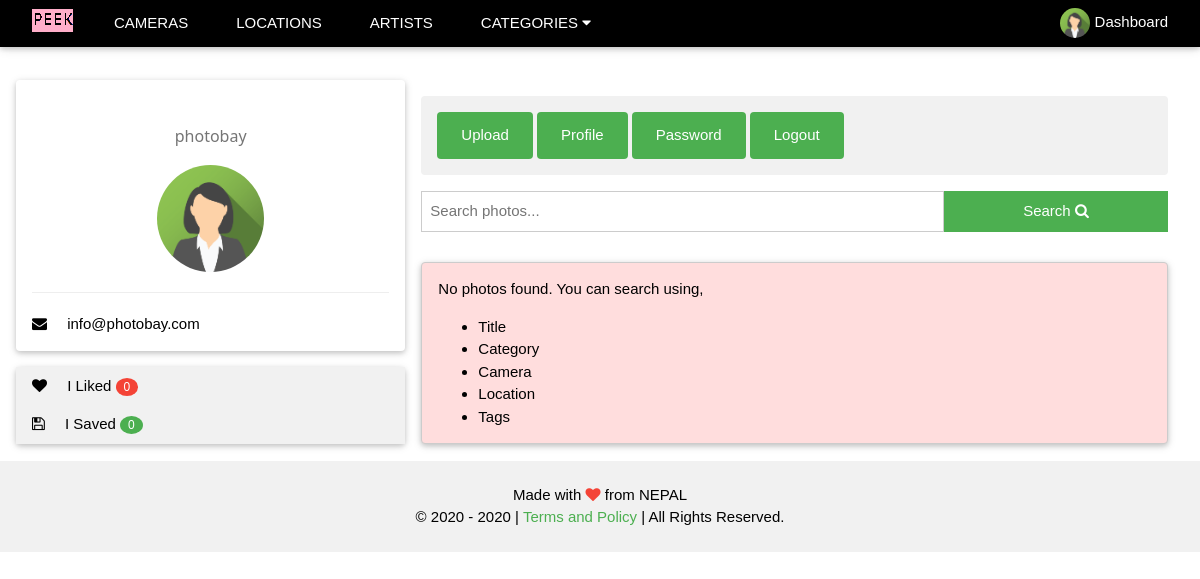
The page /dashboard/ (signed in) on the database as committed earlier.
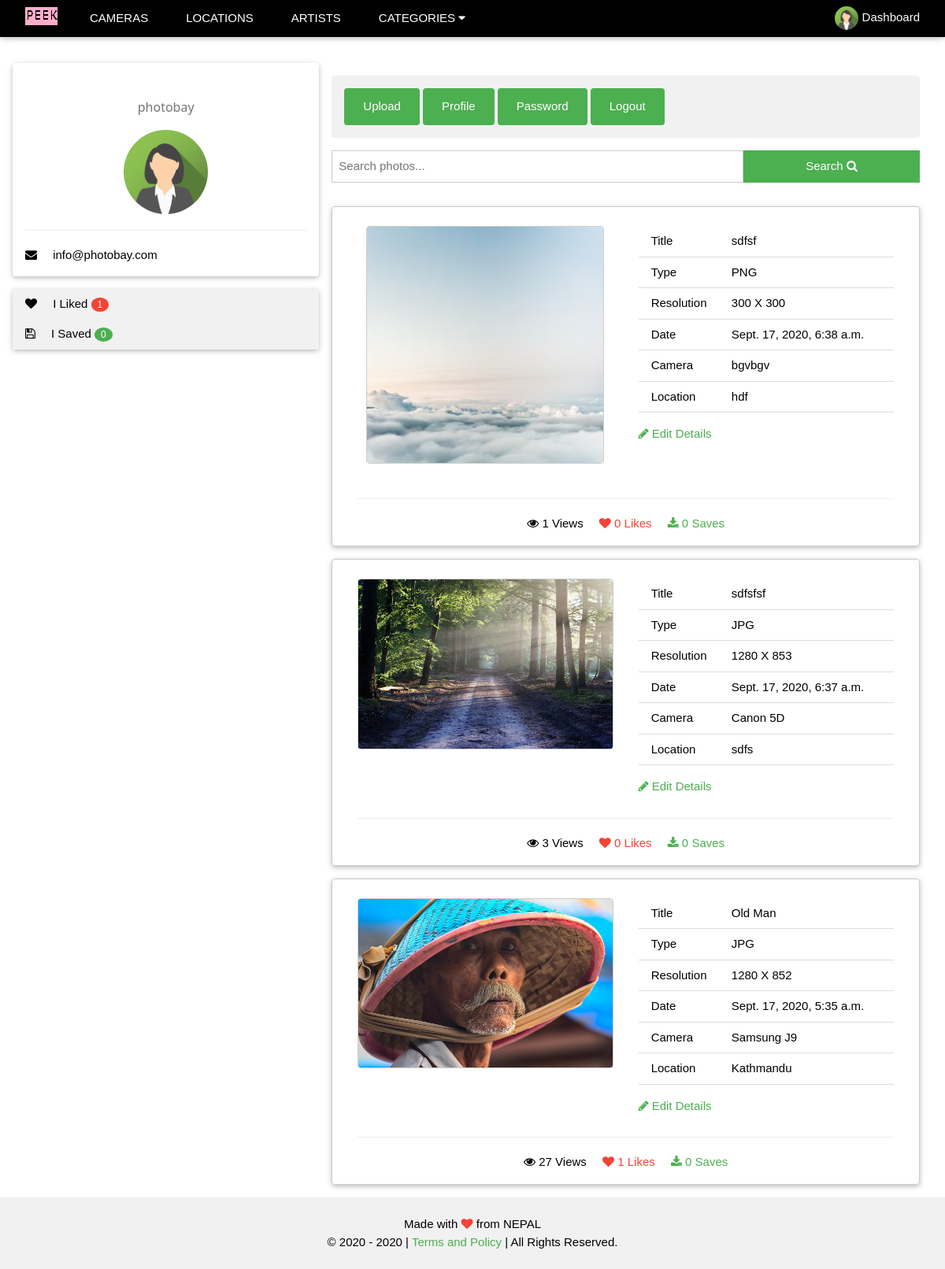
The same page on the database as committed later.
### users/models.py (models this page shows)
class UserProfile(AbstractUser):
    first_name = models.CharField(max_length=254)
    last_name = models.CharField(max_length=254)
    email = models.EmailField(max_length=254, unique=True)
    profile_picture = models.ImageField(blank=True, upload_to=upload_image_path)
    profession = models.CharField(max_length=254, blank=True)
    address = models.CharField(max_length=254, blank=True)
    dob = models.DateField(blank=True, null=True)
    donate = models.CharField(max_length=254, blank=True)
    fb_username = models.CharField(max_length=254, blank=True)
    tw_username = models.CharField(max_length=254, blank=True)
    in_username = models.CharField(max_length=254, blank=True)

### photos/models.py (models this page shows)
class Photo(models.Model):
    title = models.CharField(max_length=254)
    slug = models.SlugField(unique=True)
    category = models.ForeignKey('Category', on_delete=models.CASCADE)
    image = models.ImageField(upload_to=upload_image_path)
    image_type = models.CharField(max_length=10)
    camera = models.ForeignKey('Camera', on_delete=models.CASCADE)
    location = models.ForeignKey('Location', on_delete=models.CASCADE)
    tags = models.TextField()
    description = models.TextField()
    user = models.ForeignKey(User, on_delete=models.CASCADE)
    active = models.BooleanField(default=True)
    views_count = models.IntegerField(default=0)
    modified_on = models.DateTimeField(auto_now=True)
    uploaded_on = models.DateTimeField(auto_now_add=True)
    def __str__(self):
        p_name = self.title[:10]
        p_user = self.user.username
        p_str = f'{p_name} - {p_user}'
        return p_str

class Camera(models.Model):
    camera = models.CharField(max_length=254, unique=True)
    slug = models.SlugField(unique=True)
    image = models.ImageField(upload_to='cameras', null=True, blank=True)
    def __str__(self):
        return self.camera

class Location(models.Model):
    location = models.CharField(max_length=254, unique=True)
    slug = models.SlugField(unique=True)
    image = models.ImageField(upload_to='locations', null=True, blank=True)
    def __str__(self):
        return self.location

### users/views.py (the view)
# urls.py: path('', dashboard_page_view, name='dashboard'),
@login_required() #completed
def dashboard_page_view(request):
    if 'search' in request.GET:
        search_term = request.GET.get('search')
        b_url = '?search=' + search_term + '&'
        photos_list = Photo.objects.filter(active=True).filter(user=request.user).filter(
                Q(title__icontains = search_term) |
                Q(tags__icontains = search_term) |
                Q(category__category__icontains = search_term) |
                Q(camera__camera__icontains = search_term) |
                Q(location__location__icontains = search_term)).order_by('-uploaded_on')
    else:
        b_url = '?'
        photos_list = Photo.objects.filter(active=True).filter(user=request.user).order_by('-uploaded_on')
    if photos_list.count() != 0:
        paginator = Paginator(photos_list, 6)
        if 'page' in request.GET:
            q = request.GET['page']
            if q is not None and q != '' and q != '0':
                page_number = request.GET.get('page')
            else:
                page_number = 1
        else:
            page_number = 1
        data = paginator.get_page(page_number)
        return render(request, 'users/user.html', {'data' : data, 'base_url' : b_url})
    else:
        return render(request, 'users/user.html', {'no_posts_found' : True})

### photos/context_processors.py (called while the page is built)
def category(request):
    cats = Category.objects.all().order_by('category')
    return {'cat_menu' : cats}

### photos/models.py (called while the page is built)
    def __str__(self):
        return self.category

### templates/users/user.html (shortened to what this page needs)
{% extends 'base.html' %} {% load static %}
{% block content %}
<div class="w3-container w3-content" style="max-width:1400px;margin-top:80px">
  {% include 'users/sidebar.html' %}
  <div class="w3-col s12 m12 l8">
    <div class="w3-container w3-round w3-light-grey w3-margin">
      <a href="{% url 'upload' %}" class="w3-button w3-section w3-hover-red w3-mobile w3-round w3-padding-large w3-green">Upload</a>
      <a href="{% url 'edit_profile' %}" class="w3-button w3-section w3-hover-red w3-mobile w3-round w3-padding-large w3-green">Profile</a>
      <a href="{% url 'change_password' %}" class="w3-button w3-section w3-hover-red w3-mobile w3-round w3-padding-large w3-green">Password</a>
      <a href="{% url 'logout' %}" class="w3-button w3-section w3-hover-red w3-mobile w3-round w3-padding-large w3-green">Logout</a>
    </div>
  <div class="w3-container" style="margin-bottom: 30px;">
    <form action="." method="get">
      <input type="search" name="search" class="w3-input w3-left w3-border" placeholder="Search photos..." style="width:70%; outline:none;" required {% if request.GET.search %}value="{{ request.GET.search }}"{% endif %}>
      <button class="w3-button w3-green w3-right w3-hover-red" type="submit" style="width:30%; height:41px; outline:none;">Search <i class="fa fa-search"></i></button>
    </form>
  </div>
  {% if no_posts_found %}
    <div class="w3-container w3-card w3-round w3-border w3-pale-red w3-margin">
      <p>No photos found. You can search using,
        <ul>
          <li>Title</li>
          <li>Category</li>
          <li>Camera</li>
          <li>Location</li>
          <li>Tags</li>
        </ul>
      </p>
    </div>
  {% endif %}
  {% for item in data %}
  <div class="w3-container w3-card w3-round w3-border w3-margin">
    <div class="w3-half w3-padding w3-center" style="">
      <img src="{{ item.image.url }}" style="max-width: 100%; max-height: 100%;" class="w3-image w3-round w3-border w3-section">
    </div>
    <div class="w3-half w3-padding">
      <table class="w3-table w3-section w3-bordered">
        <tr>
          <td>Title</td>
          <td>{{ item.title }}</td>
        </tr>
        <tr>
          <td>Type</td>
          <td>{{ item.image_type }}</td>
        </tr>
        <tr>
          <td>Resolution</td>
          <td>{{ item.image.width }} X {{ item.image.height }}</td>
        </tr>
        <tr>
          <td>Date</td>
          <td>{{ item.uploaded_on }}</td>
        </tr>
        <tr>
          <td>Camera</td>
          <td>{{ item.camera }}</td>
        </tr>
        <tr>
          <td>Location</td>
          <td>{{ item.location }}</td>
        </tr>
      </table>
      <a href="{% url 'edit' item.slug %}" style="text-decoration:none;" class="w3-text-green w3-hover-text-red"><i class="fa fa-pencil"></i> Edit Details</a>
    </div>
    <div class="w3-container w3-center w3-section">
      <hr/>
      <span class="w3-margin-right w3-hide-small"><i class="fa fa-eye"></i> {{ item.views_count }} Views</span>
      <span class="w3-text-red w3-margin-right"><i class="fa fa-heart"></i> {{ item.like_set.count }} Likes</span>
      <span class="w3-text-green"><i class="fa fa-download"></i> {{ item.save_set.all.count }} Saves</span>
    </div>
  </div>
  {% endfor %}
</div>
</div>
{% endblock %}

### templates/base.html (shortened to what this page needs)
{% load static %}
<!DOCTYPE html>
<html lang="en">
<head>
    <link rel="stylesheet" href="{% static 'css/w3.css' %}">
    <link rel="stylesheet" href="{% static 'css/main.css' %}">
    <link rel="stylesheet" href="https://cdnjs.cloudflare.com/ajax/libs/font-awesome/4.7.0/css/font-awesome.min.css">
</head>
<body>
    <div class="w3-top">
    <div class="w3-bar w3-black w3-card">
        <div class="w3-container">
            <a href="/" class="w3-bar-item w3-padding"><img src="{% static 'images/logo.png' %}" alt="PN"/></a>
            <a href="{% url 'camera' %}" class="w3-bar-item w3-button w3-padding-large w3-hide-small w3-hide-medium">CAMERAS</a>
            <a href="{% url 'location' %}" class="w3-bar-item w3-button w3-padding-large w3-hide-small w3-hide-medium">LOCATIONS</a>
            <a href="{% url 'artists' %}" class="w3-bar-item w3-button w3-padding-large w3-hide-small w3-hide-medium">ARTISTS</a>
            <div class="w3-dropdown-click w3-hide-small w3-left">
                <button onclick="explore()" class="w3-padding-large w3-button" style="outline:none;" title="More">CATEGORIES <i class="fa fa-caret-down"></i></button>
            </div>
            {% if request.user.is_authenticated %}
                <a href="{% url 'dashboard' %}" class="w3-bar-item w3-btn w3-hover-opacity w3-right">
                    {% if request.user.profile_picture %}
                        <img class="w3-circle" src="{{ request.user.profile_picture.url }}" style="height:30px;">
                    {% else %}
                        <img class="w3-circle" src="{% static 'images/user_blank.png' %}" style="height:30px;">
                    {% endif %}
                    Dashboard
                </a>
            {% else %}
                <a href="{% url 'signup' %}" class="w3-bar-item w3-button w3-padding-large w3-right">Sign Up</a>
                <a href="{% url 'login' %}" class="w3-bar-item w3-button w3-padding-large w3-right">Log In</a>
            {% endif %}
        </div>
        </div>
    </div>
    {% block content %}
    {% endblock %}
    <footer class="w3-container w3-padding w3-light-grey w3-center w3-xlarge">
        <p class="w3-medium">
            Made with <i class="fa fa-heart w3-text-red"></i> from NEPAL <br/>
            &copy; 2020 - <span id="footeryear"></span> |
            <a class="w3-text-green w3-hover-text-red" style="text-decoration:none;" href="">Terms and Policy</a> |
            All Rights Reserved.
        </p>
    </footer>
</body>
</html>

### templates/users/sidebar.html (shortened to what this page needs)
{% load static %}
<div class="w3-col s12 m12 l4">
  <div class="w3-container w3-card w3-round">
    <h4 class="w3-center">{{ request.user.first_name }} {{ request.user.last_name }}<br><small class="w3-text-grey">{{ request.user.username }}</small></h4>
    {% if request.user.profile_picture %}
      <p class="w3-center"><img src="{{ request.user.profile_picture.url }}" class="w3-circle" style="width:30%"></p>
    {% else %}
      <p class="w3-center"><img src="{% static 'images/user_blank.png' %}" class="w3-circle" style="width:30%"></p>
    {% endif %}
    <hr/>
    <p><i class="fa fa-envelope w3-margin-right"></i> {{ request.user.email }}</p>
  </div>
  <div class="w3-card w3-round w3-section">
    <button style="outline:none;" onclick="user_acc('liked')" class="w3-button w3-block w3-left-align w3-light-grey"><i class="fa fa-heart w3-margin-right"></i> I Liked <span class="w3-circle w3-small w3-badge w3-red">{{ request.user.like_set.count }}</span></button>
    <button style="outline:none;" onclick="user_acc('saved')" class="w3-button w3-block w3-left-align w3-light-grey"><i class="fa fa-save w3-margin-right"></i> I Saved <span class="w3-circle w3-small w3-badge w3-green">{{ request.user.save_set.count }}</span></button>
  </div>
</div>

Rows that differ between the two databases and show on the page:
changed UserProfile "photobay": user.like_set.count "0" → "1"
added Photo: image (picture), title "sdfsf", image_type "PNG", image.width "300", image.height "300", uploaded_on "Sept. 17, 2020, 6:38 a.m.", camera "bgvbgv", location "hdf", views_count "1", like_set.count "0", save_set.all.count "0"
added Photo: image (picture), title "sdfsfsf", image_type "JPG", image.width "1280", image.height "853", uploaded_on "Sept. 17, 2020, 6:37 a.m.", camera "Canon 5D", location "sdfs", views_count "3", like_set.count "0", save_set.all.count "0"
added Photo: image (picture), title "Old Man", image_type "JPG", image.width "1280", image.height "852", uploaded_on "Sept. 17, 2020, 5:35 a.m.", camera "Samsung J9", location "Kathmandu", views_count "27", like_set.count "1", save_set.all.count "0"
Other text that changed with them:
text no longer shown: "No photos found. You can search using, Title Category Camera Location Tags"
